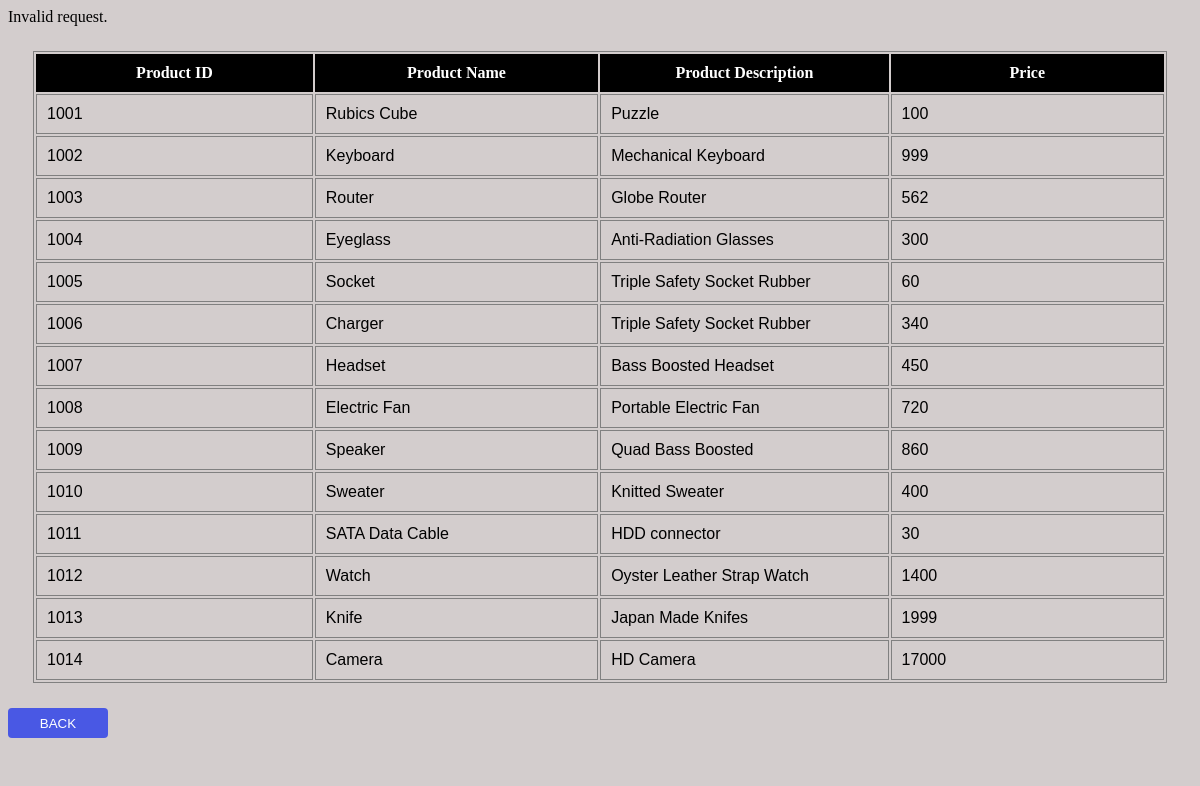
Page /edit.php on the committed database.
### tables this page shows
CREATE TABLE `product` (
  `prod_id` int(20) NOT NULL,
  `prod_name` varchar(250) DEFAULT NULL,
  `prod_desc` varchar(250) DEFAULT NULL,
  `price` varchar(250) DEFAULT NULL
);

### edit.php (the view, shortened to what this page needs)
<!DOCTYPE html>
<html lang="en">
<head>
</head>
<body>
<?php
    include("config.php");
    if (isset($_GET['id'])) {
        $productId = $_GET['id'];
        $sql = "SELECT * FROM product WHERE prod_id = $productId";
        $result = $conn->query($sql);
        if ($result->num_rows == 1) {
            $row = $result->fetch_assoc();
            $prodId = $row['prod_id'];
            $prodName = $row['prod_name'];
            $prodDesc = $row['prod_desc'];
            echo "
            <form action='update.php' method='POST'>
                <input type='hidden' name='prod_id' value='$prodId'>
                <label for='prod_name'>Product Name:</label>
                <input type='text' id='prod' name='prod_name' value='$prodName' required><br>
                <label for='prod_desc'>Product Description:</label>
                <input type='text' id='prod' name='prod_desc' value='$prodDesc' required><br>
                <input class='seachBtn' id='search-Btn' type='submit' name='submit' value='Update'>
            </form>";
        } else {
            echo "Product not found.";
        }
    } else {
        echo "Invalid request.";
    }
?>
<?php
        include("config.php");
        $sql = "SELECT * FROM product";
        $result = $conn->query($sql);
        if ($result->num_rows > 0) {
            echo "<table>";
            echo "<tr>";
            echo "<th>Product ID</th><th>Product Name</th><th>Product Description</th><th>Price</th>";
            echo "</tr>";
            while ($row = $result->fetch_assoc()) {
                echo "<tr>";
                echo "<td>" . $row['prod_id'] . "</td>";
                echo "<td>" . $row['prod_name'] . "</td>";
                echo "<td>" . $row['prod_desc'] . "</td>";
                echo "<td>" . $row['price'] . "</td>";
                echo "</tr>";
            }
            echo "</table>";
        }
    ?>
<form method="POST" action="index.php">
        <div class="backBtn"><input type="submit" id="BACKbtn" name="search" value="BACK"></div>
    </form>
</body>
</html>

### edit.php (style rules this page uses)
* { background-color: rgb(211, 205, 205); }
th { width: 400px; padding: 10px; background-color: black; color: white; }
tr { padding: 10px; }
table { border: 1px solid; border-color: gray; margin: 25px; }
td { border: 1px solid; border-color: gray; width: 50px; border-width: 1px; padding: 10px; font-family: 'Trebuchet MS', 'Lucida Sans Unicode', 'Lucida Grande', 'Lucida Sans', Arial, sans-serif; }
#BACKbtn { height: 30px; width: 100px; border-radius: 4px; border: 0; background-color: rgb(73, 88, 228); transition: 0.5s; color: white; margin-bottom: 20px; }

### rows in the picture
product: prod_id "1001", prod_name "Rubics Cube", prod_desc "Puzzle", price "100"
product: prod_id "1002", prod_name "Keyboard", prod_desc "Mechanical Keyboard", price "999"
product: prod_id "1003", prod_name "Router", prod_desc "Globe Router", price "562"
product: prod_id "1004", prod_name "Eyeglass", prod_desc "Anti-Radiation Glasses", price "300"
product: prod_id "1005", prod_name "Socket", prod_desc "Triple Safety Socket Rubber", price "60"
product: prod_id "1006", prod_name "Charger", prod_desc "Triple Safety Socket Rubber", price "340"
product: prod_id "1007", prod_name "Headset", prod_desc "Bass Boosted Headset", price "450"
product: prod_id "1008", prod_name "Electric Fan", prod_desc "Portable Electric Fan", price "720"
product: prod_id "1009", prod_name "Speaker", prod_desc "Quad Bass Boosted", price "860"
product: prod_id "1010", prod_name "Sweater", prod_desc "Knitted Sweater", price "400"
product: prod_id "1011", prod_name "SATA Data Cable", prod_desc "HDD connector", price "30"
product: prod_id "1012", prod_name "Watch", prod_desc "Oyster Leather Strap Watch", price "1400"
product: prod_id "1013", prod_name "Knife", prod_desc "Japan Made Knifes", price "1999"
product: prod_id "1014", prod_name "Camera", prod_desc "HD Camera", price "17000"
